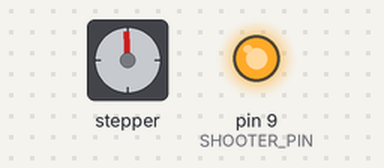
Bench run of a sketch on a simulated Arduino Uno, built with avr-gcc and run on an emulated ATmega328P. Parts: stepper motor, output pins drawn as LEDs (lit = HIGH). Stepper angles assume 2048 steps per turn; what the sketch prints to the serial monitor is not drawn.

Above: at 0.05 s.
At 2.25 s:
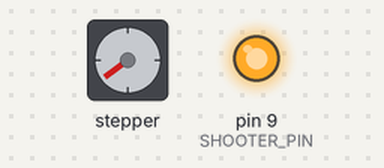
At 4.5 s:
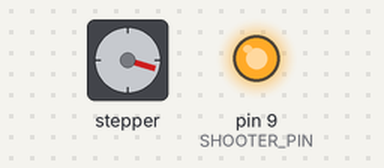
At 9.0 s:
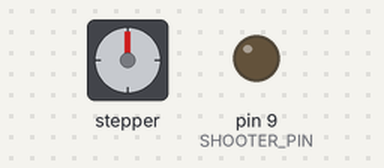
Timing chart, 0 to 11.8 s (numbered marks = the images above):
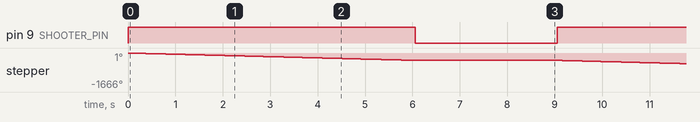

The sketch:

continous_launch.ino
```cpp
#include <Stepper.h>

const int stepsPerRevolution = 2048;  // change this to fit the number of steps per revolution
// for your motor


const unsigned int FEED_STEPPED_BLUE_PIN   = 10;
const unsigned int FEED_STEPPED_YELLOW_PIN = 11;
const unsigned int FEED_STEPPED_BROWN_PIN  = 12;
const unsigned int FEED_STEPPED_BLACK_PIN  = 13;


Stepper myStepper(stepsPerRevolution, FEED_STEPPED_BLUE_PIN, FEED_STEPPED_YELLOW_PIN, FEED_STEPPED_BROWN_PIN, FEED_STEPPED_BLACK_PIN);

const unsigned int SHOOTER_PIN = 9;


void turn_shooter_off() {
  digitalWrite(SHOOTER_PIN,LOW);
}

void turn_shooter_on() {
  digitalWrite(SHOOTER_PIN,HIGH);
}

void setup_shooter() {
  Serial.println("Setting up shooter...\n");
  pinMode(SHOOTER_PIN, OUTPUT);
  turn_shooter_off();
}

void setup_feeder() {
  myStepper.setSpeed(10);
}


void setup() {
  Serial.begin(9600);
  setup_shooter();
  setup_feeder();
  Serial.println("Setup Complete!");
}

const unsigned int DELAY = 500;

void loop() {
  turn_shooter_on();
  myStepper.step(-stepsPerRevolution);

  turn_shooter_off();

  delay(3000);
}
```

Measured:
- by itself, pin 9 (SHOOTER_PIN): alternates HIGH for 6.1 s and LOW for 3.0 s
- by itself, stepper: turns 360° counter-clockwise in 6.0 s, repeating every 9.1 s
